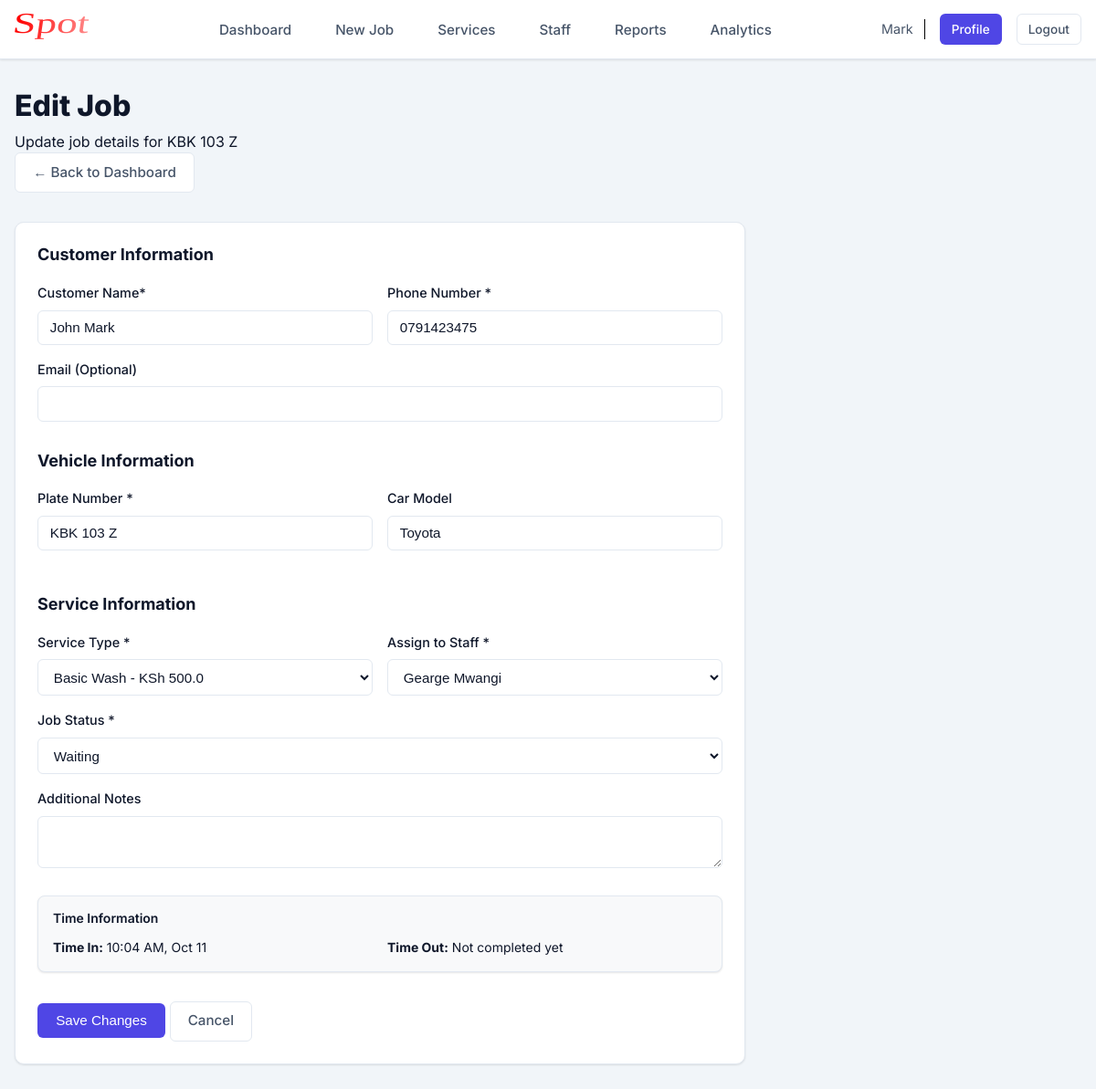
Before: /cars/edit/1 (signed in) with the older database file.
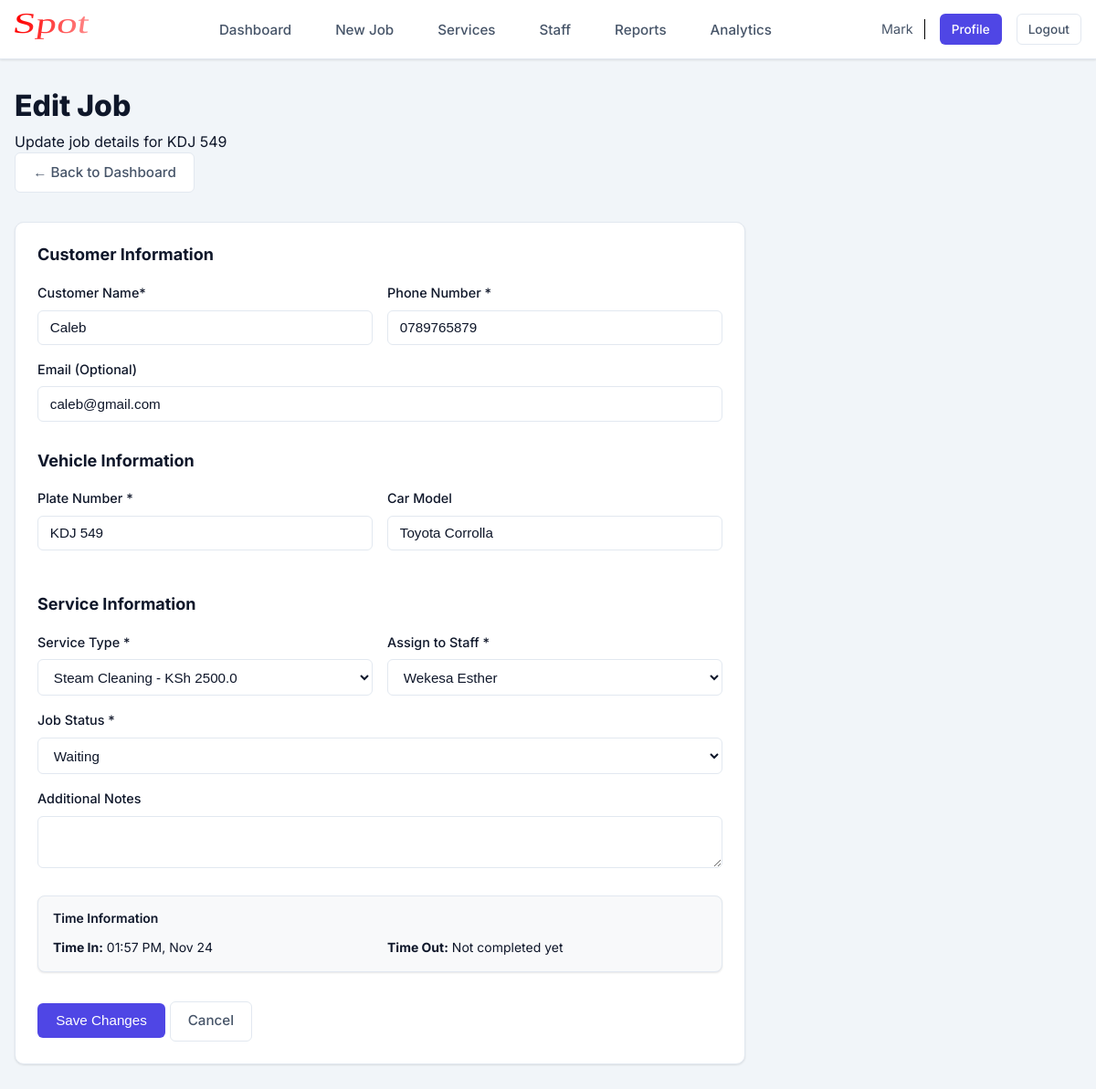
After: the same page with the newer database file.
### app/models.py (models this page shows, shortened)
class Car(db.Model):
    __tablename__ = 'cars'
    id = db.Column(db.Integer, primary_key=True)
    customer_name = db.Column(db.String(120), nullable=False)
    customer_phone = db.Column(db.String(20), nullable=False)
    customer_email = db.Column(db.String(120))
    plate_number = db.Column(db.String(20), nullable=False, unique=True, index=True)
    car_model = db.Column(db.String(100))
    service_id = db.Column(db.Integer, db.ForeignKey('services.id'), nullable=False)
    assigned_user_id = db.Column(db.Integer, db.ForeignKey('users.id'), nullable=False)
    status = db.Column(db.String(20), default='Waiting')  # Waiting, Washing, Detailing, Ready for Pickup, Completed
    time_in = db.Column(db.DateTime, default=datetime.utcnow, nullable=False)
    time_out = db.Column(db.DateTime)
    notes = db.Column(db.Text)

### app/routes.py (the view, shortened to what this page needs)
@app.route('/cars/edit/<int:car_id>', methods=['GET', 'POST'])
@login_required
@admin_required
def edit_car(car_id):
    car = Car.query.get_or_404(car_id)
    form = EditCarForm(obj=car)
    form.service_id.choices = [(s.id, f"{s.name} - KSh {s.price}")
                               for s in Service.query.filter_by(is_active=True).all()]
    form.assigned_user_id.choices = [(u.id, u.full_name)
                                     for u in User.query.filter_by(role='staff', is_active=True).all()]
    car.time_in_display = kenya_time(car.time_in)
    car.time_out_display = kenya_time(car.time_out)
    return render_template('edit_car.html', form=form, car=car)

### app/forms.py
class EditCarForm(FlaskForm):
    customer_name = StringField('Customer Name', validators=[DataRequired(), Length(max=120)])
    customer_phone = StringField('Phone Number', validators=[DataRequired(), Length(min=10, max=20)])
    customer_email = StringField('Email', validators=[Optional(), Email()])
    plate_number = StringField('Plate Number', validators=[DataRequired(), Length(max=20)])
    car_model = StringField('Car Model', validators=[Optional(), Length(max=100)])
    service_id = SelectField('Service', coerce=int, validators=[DataRequired()])
    assigned_user_id = SelectField('Assign to Staff', coerce=int, validators=[DataRequired()])
    status = SelectField('Status', choices=[
        ('Waiting', 'Waiting'),
        ('Washing', 'Washing'),
        ('Detailing', 'Detailing'),
        ('Ready for Pickup', 'Ready for Pickup'),
        ('Completed', 'Completed')
    ], validators=[DataRequired()])
    notes = TextAreaField('Additional Notes', validators=[Optional()])

### app/models.py (called while the page is built)
@login_manager.user_loader
def load_user(user_id):
    return User.query.get(int(user_id))

### app/routes.py (called while the page is built)
def kenya_time(dt):
    if dt is None:
        return None
    return dt + timedelta(hours=3)

### app/templates/edit_car.html (shortened to what the changed rows need)
{% extends "base.html" %}
{% block content %}
<div class="dashboard-header" style="margin-bottom: 32px;">
    <div>
        <h1 style="font-size: 32px; font-weight: 800; color: var(--text-dark);">Edit Job</h1>
        <p style="color: var(--text-light); margin-top: 8px;">Update job details for {{ car.plate_number }}</p>
    </div>
</div>
<div class="card" style="max-width: 800px;">
    <div class="card-body">
        <form method="POST" action="{{ url_for('edit_car', car_id=car.id) }}">
            <div class="form-row">
                <div class="form-group">
                    <label for="customer_name" class="form-label">Customer Name*</label>
                    {{ form.customer_name(class="form-control") }}
                </div>
                <div class="form-group">
                    <label for="customer_phone" class="form-label">Phone Number *</label>
                    {{ form.customer_phone(class="form-control") }}
                </div>
            </div>
            <div class="form-group">
                <label for="customer_email" class="form-label">Email (Optional)</label>
                {{ form.customer_email(class="form-control") }}
            </div>
            <div class="form-row">
                <div class="form-group">
                    <label for="plate_number" class="form-label">Plate Number *</label>
                    {{ form.plate_number(class="form-control", style="text-transform: uppercase;") }}
                </div>
                <div class="form-group">
                    <label for="car_model" class="form-label">Car Model</label>
                    {{ form.car_model(class="form-control") }}
                </div>
            </div>
            <div class="form-row">
                <div class="form-group">
                    <label for="service_id" class="form-label">Service Type *</label>
                    {{ form.service_id(class="form-control") }}
                </div>
                <div class="form-group">
                    <label for="assigned_user_id" class="form-label">Assign to Staff *</label>
                    {{ form.assigned_user_id(class="form-control") }}
                </div>
            </div>
            <div class="form-group">
                <label for="status" class="form-label">Job Status *</label>
                {{ form.status(class="form-control") }}
            </div>
            <div class="form-group">
                <label for="notes" class="form-label">Additional Notes</label>
                {{ form.notes(class="form-control") }}
            </div>
            <div class="card" style="background: #f8f9fa; padding: 16px; margin-top: 24px; border-radius: 8px;">
                <div style="display: grid; grid-template-columns: 1fr 1fr; gap: 16px; font-size: 14px;">
                    <div>
                        <strong>Time In:</strong> {{ car.time_in_display.strftime('%I:%M %p, %b %d') if
                        car.time_in_display else 'N/A' }}
                    </div>
                    <div>
                        <strong>Time Out:</strong> {{ car.time_out_display.strftime('%I:%M %p, %b %d') if
                        car.time_out_display else 'Not completed yet' }}
                    </div>
                </div>
            </div>
        </form>
    </div>
</div>
{% endblock %}

Changed rows visible on the page:
changed Car "Waiting": plate_number "KBK 103 Z" → "KDJ 549"; customer_name "John Mark" → "Caleb"; customer_phone "0791423475" → "0789765879"; customer_email (not shown) → "caleb@gmail.com"; car_model "Toyota" → "Toyota Corrolla"; service_id "Basic Wash - KSh 500.0" → "Steam Cleaning - KSh 2500.0"; assigned_user_id "Gearge Mwangi" → "Wekesa Esther"
Other visible differences:
text no longer shown: "10:04 AM, Oct 11"
text now shown: "01:57 PM, Nov 24"
